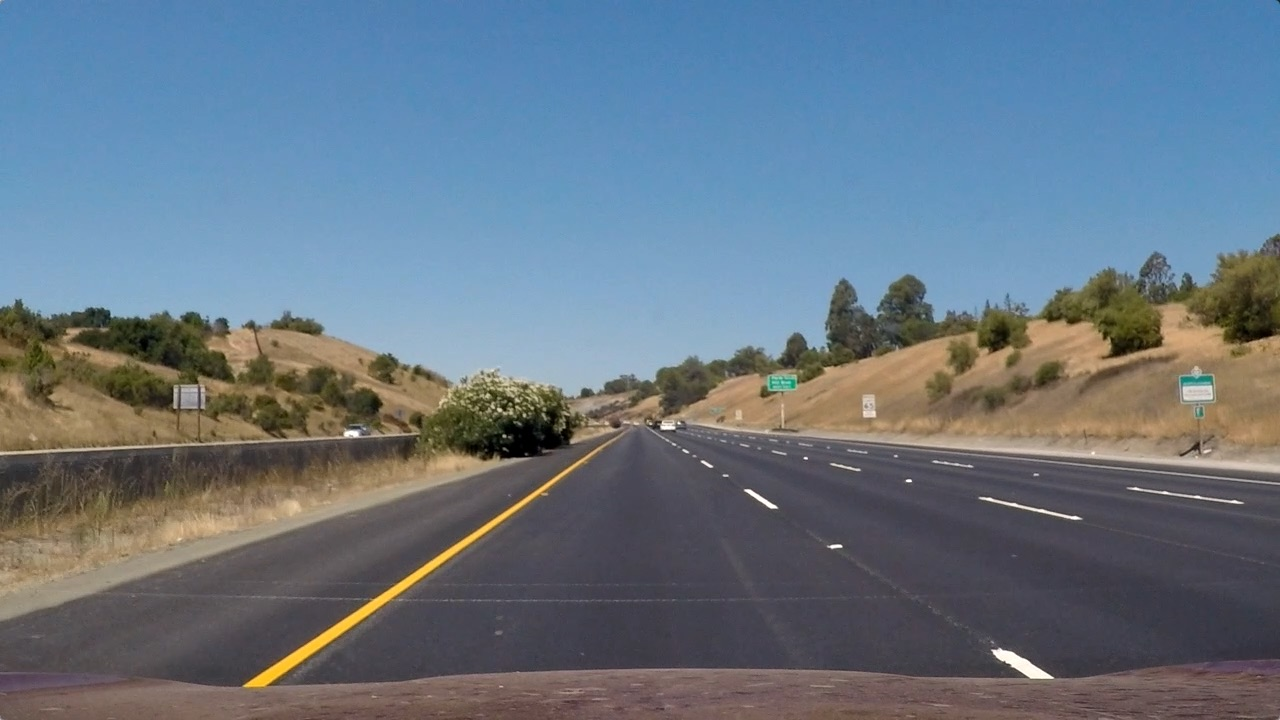
#> input picture test_images/straight_lines1.jpg, 1280 x 720 px, given in place of project_video.mp4, which was not available
$ python video.py   (older library calls are emulated)
#> lines starting #> are read from the running program, lines starting #| are printed output that depends on the picture; after the words box and inside, x2 and y2 are one past the last pixel; in counts of white or black regions, pixels touching at a corner belong together; pictures that were not available may be replaced by others from this repository, and a replacement may not be noted
#> further down, frame is the input picture: shape (720, 1280, 3); mean B, G, R 131.2, 117.7, 103.2
### lane_detection.py
import numpy as np
import cv2
import glob
import pickle
from line import Line


class LaneDetection:

    def __init__(self):
        self.corners_xy = (9, 6)
        self.mtx = None
        self.dist = None
        self.margin = 100
        self.ym_per_pix = 30 / 720   # meters per pixel in y dimension
        self.xm_per_pix = 3.7 / 700  # meters per pixel in x dimension
        self.center_offset = 0.0

        # Manually set some points for our perspective transformation
        # four source coordinates
        self.src = np.float32(
            [[690, 450],  # top right
             [1140, 720],  # bottom right
             [210, 720],  # bottom left
             [590, 450]])  # top left

        # four desired coordinates
        self.dst = np.float32(
            [[989, 0],  # top right
             [989, 720],  # bottom right
             [289, 720],  # bottom left
             [289, 0]])  # top left

        self.left = Line()
        self.right = Line()

    # [47 lines left out: function calibrate_camera, not called in this run]

    def distortion_correction(self, img):
        if self.mtx is None or self.dist is None:
            try:
                # load mtx and dist from pickle file if it already exists
                dist_pickle = pickle.load(open("camera_cal/dist_pickle.p", "rb"))
#> (reads camera_cal/dist_pickle.p from the repository)
                self.mtx = dist_pickle["mtx"]
                self.dist = dist_pickle["dist"]
            except (OSError, IOError) as e:
                print(e)
                print("distortion_correction() called before the camera has been calibrated with calibrate_camera()")

        return cv2.undistort(img, self.mtx, self.dist, None, self.mtx)

    def warp_perspective(self, img, invert=False):
        # Define perspective transformation function

        img_size = (img.shape[1], img.shape[0])
        warped = None

        if invert is False:
            # Compute the perspective transform, M
            M = cv2.getPerspectiveTransform(self.src, self.dst)

            # Warp an image using the perspective transform, M:
            # Only necessary if not inverted
            warped = cv2.warpPerspective(img, M, img_size, flags=cv2.INTER_LINEAR)

        else:
            # Compute the inverse perspective transform (if you want to unwarp the image)
            # just swap the src and dst points in the function from above
            M = cv2.getPerspectiveTransform(self.dst, self.src)

        return warped, M

    def abs_sobel_thresh(self, image, orient='x', sobel_kernel=3, thresh=(0, 255)):
        # Calculate directional gradient
        if orient == 'x':
            sobel = cv2.Sobel(image, cv2.CV_64F, 1, 0, ksize=sobel_kernel)
        else:
            sobel = cv2.Sobel(image, cv2.CV_64F, 0, 1, ksize=sobel_kernel)

        abs_sobel = np.absolute(sobel)
        scaled_sobel = np.uint8(255 * abs_sobel / np.max(abs_sobel))

        # Apply threshold
        grad_binary = np.zeros_like(scaled_sobel)
        grad_binary[(scaled_sobel >= thresh[0]) & (scaled_sobel <= thresh[1])] = 1

        return grad_binary

    # [36 lines left out: functions mag_thresh, dir_threshold, not called in this run]

    def r_threshold(self, image, thresh=(0, 255)):
        # image is expected to be in RGB format, so red is the third channel.
        r_channel = image[:, :, 0]

        # Threshold color channel
        r_binary = np.zeros_like(r_channel)
        r_binary[(r_channel >= thresh[0]) & (r_channel <= thresh[1])] = 1

        return r_binary

    def s_threshold(self, image, thresh=(0, 255)):
#> called with thresh = (120, 255)
        hls = cv2.cvtColor(image, cv2.COLOR_RGB2HLS)
#> hls: shape (720, 1280, 3); mean of channels 0, 1, 2 73.8, 117.4, 66.4
        s_channel = hls[:, :, 2]

        # Threshold color channel
        s_binary = np.zeros_like(s_channel)
        s_binary[(s_channel >= thresh[0]) & (s_channel <= thresh[1])] = 1

        return s_binary

    # [16 lines left out: functions h_threshold, gray_threshold, not called in this run]

    def combined_threshold(self, image):
        # Convert to Grayscale
        gray = cv2.cvtColor(image, cv2.COLOR_RGB2GRAY)

        # set sobel_kernel size
        ksize = 5

        # Apply each of the thresholding functions
        # gray_binary = self.gray_threshold(gray, thresh=(100, 255))
        s_binary = self.s_threshold(image, thresh=(120, 255))
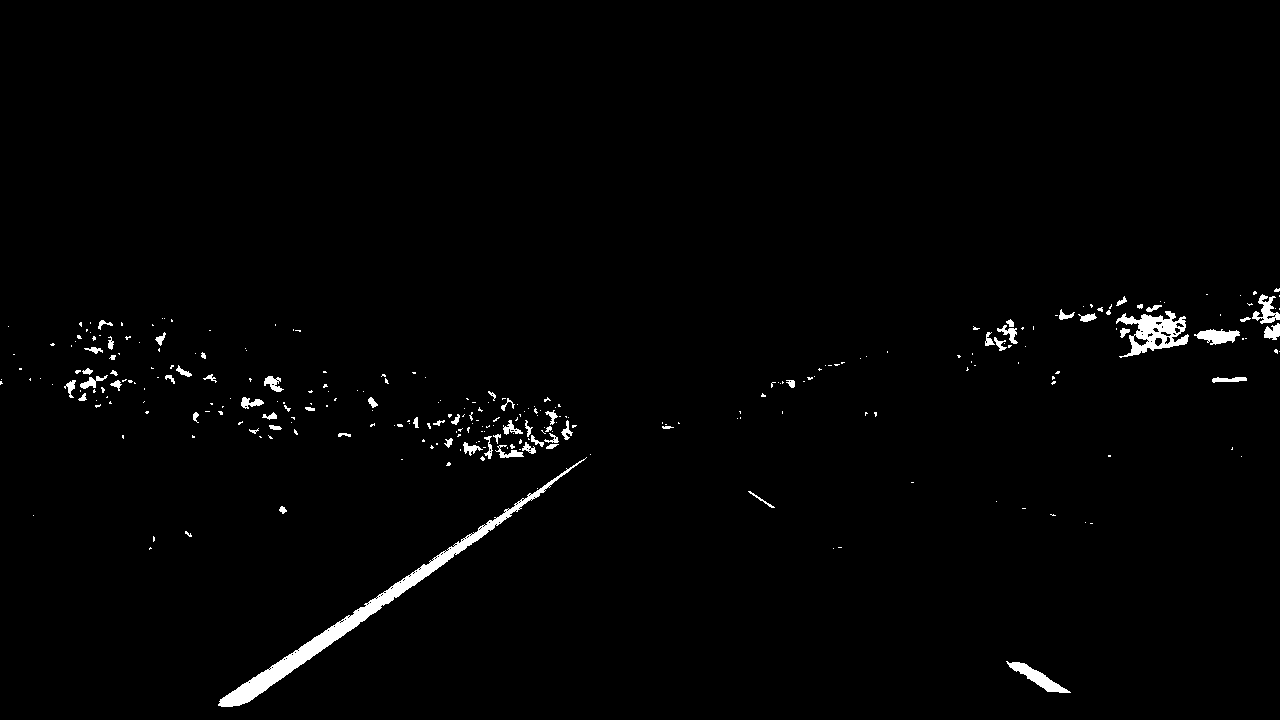
#> s_binary: shape (720, 1280); values 0 (black) and 1 (white), 1.4% white; 291 white regions (224 under 20 px), largest, box (x1, y1, x2, y2) and area: (218, 457, 587, 707) 4679, (1116, 311, 1189, 358) 1550, (1006, 661, 1071, 693) 627
        r_binary = self.r_threshold(image, thresh=(90, 255))
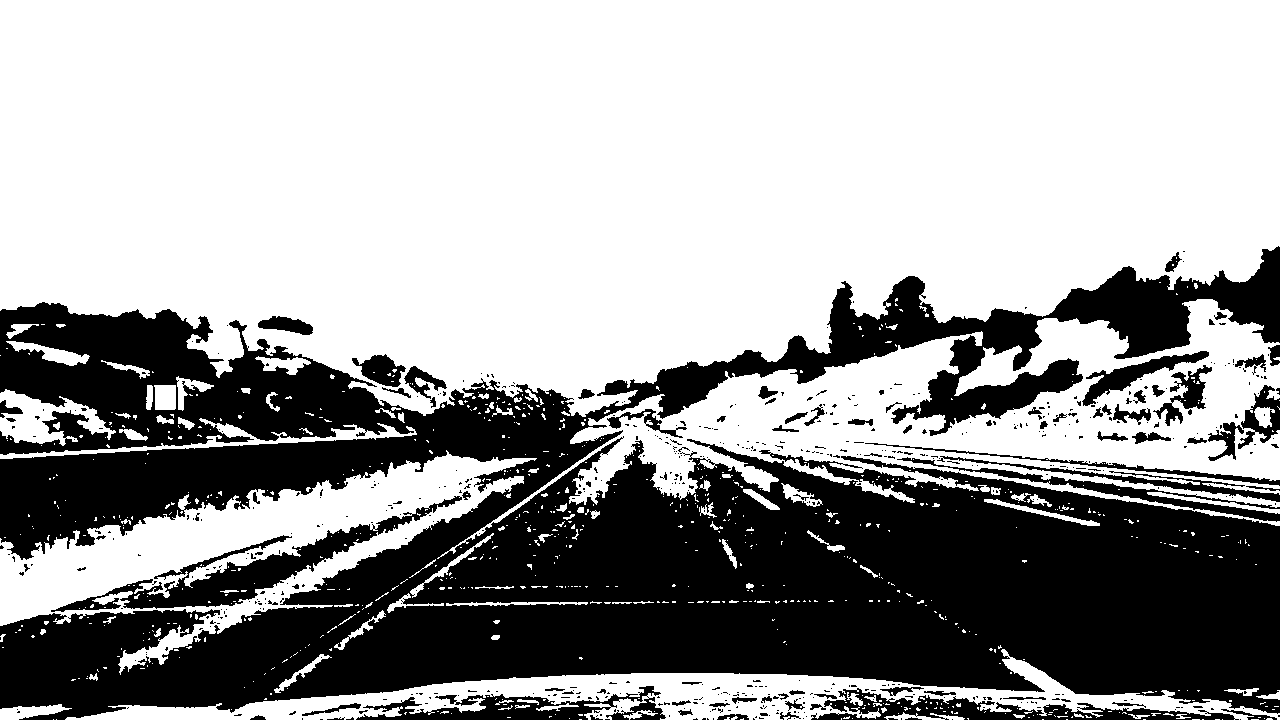
#> r_binary: shape (720, 1280); values 0 (black) and 1 (white), 62.7% white; 585 black regions (497 under 20 px), largest, box (x1, y1, x2, y2) and area: (0, 246, 1280, 720) 307005, (51, 496, 462, 612) 7963, (811, 688, 1239, 720) 4820
        # h_binary = self.h_threshold(image, thresh=(20, 120))

        gradx = self.abs_sobel_thresh(gray, orient='x', sobel_kernel=ksize, thresh=(30, 100))
#> in abs_sobel_thresh, `sobel = cv2.Sobel(image, cv2.CV_64F, 1, 0, ksize=sobel_kernel)`:
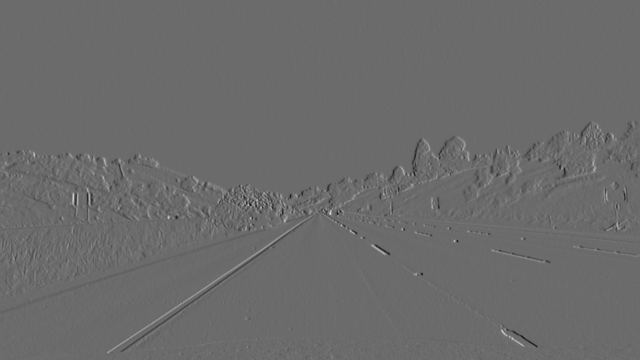
#> sobel: shape (720, 1280) float64 (shown at 1/2 size); min -5862, max 8046, mean -1.6; drawn with min black and max white
#> gradx: shape (720, 1280); values 0 (black) and 1 (white), 2.4% white in thin lines or dots, all inside (x1, y1, x2, y2) = (1, 244, 1278, 718)
        # grady = self.abs_sobel_thresh(gray, orient='y', sobel_kernel=ksize, thresh=(50, 130))
        # mag_binary = self.mag_thresh(gray, sobel_kernel=ksize, thresh=(90, 140))
        # dir_binary = self.dir_threshold(gray, sobel_kernel=ksize, thresh=(0.0, 1.40))

        # combine them
        combined = np.zeros_like(s_binary)
        # combined[((gradx == 1) & (grady == 1)) | ((mag_binary == 1) & (dir_binary == 1))] = 1
        # combined[(combined == 1) | (s_binary == 1)] = 1
        # combined[((s_binary == 1) & (dir_binary == 1)) | (gradx == 1)] = 1
        # combined[((s_binary == 1) & (r_binary == 1)) | ((gradx == 1) & (gray_binary == 1))] = 1
        combined[((s_binary == 1) & (r_binary == 1)) | (gradx == 1)] = 1
        # combined[((s_binary == 1) & (h_binary == 1) | (s_binary == 1) & (r_binary == 1))] = 1

        return combined

    def binary_warp_unwarp(self, img):
        # Correct for camera distortion
        img = self.distortion_correction(img)

        # Apply combined thresholding defined above
        thresh = self.combined_threshold(img)
#> thresh: shape (720, 1280); values 0 (black) and 1 (white), 2.6% white; 1109 white regions (882 under 20 px), largest, box (x1, y1, x2, y2) and area: (214, 431, 624, 707) 3167, (1001, 657, 1076, 695) 850, (1194, 329, 1240, 345) 445

        # Generate binary warped and the transformation matrix
        binary_warped, M = self.warp_perspective(thresh)
#> in warp_perspective, `warped = cv2.warpPerspective(img, M, img_size, flags=cv2.INTER_LINEAR)`:
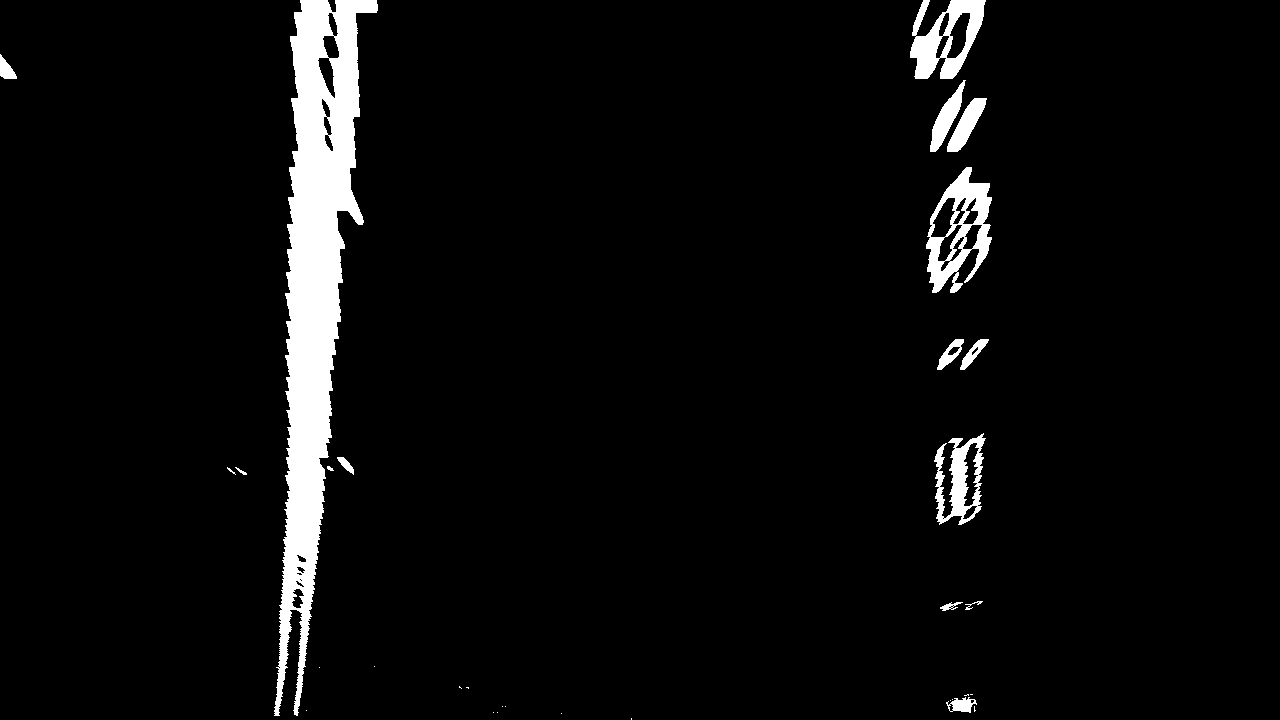
#> warped: shape (720, 1280); values 0 (black) and 1 (white), 4.7% white; 32 white regions (17 under 20 px), largest, box (x1, y1, x2, y2) and area: (274, 0, 378, 716) 30719, (926, 167, 992, 293) 3693, (910, 0, 986, 79) 3040
#> M = [[-0.545, -1.46, 956.3], [0, -1.93, 869.6], [0, -0.0024, 1]]

        # Generate the inverse for an unwarped perspective
        binary_unwarped, Minv = self.warp_perspective(thresh, invert=True)
#> (the rest of the program and of its run is left out)
